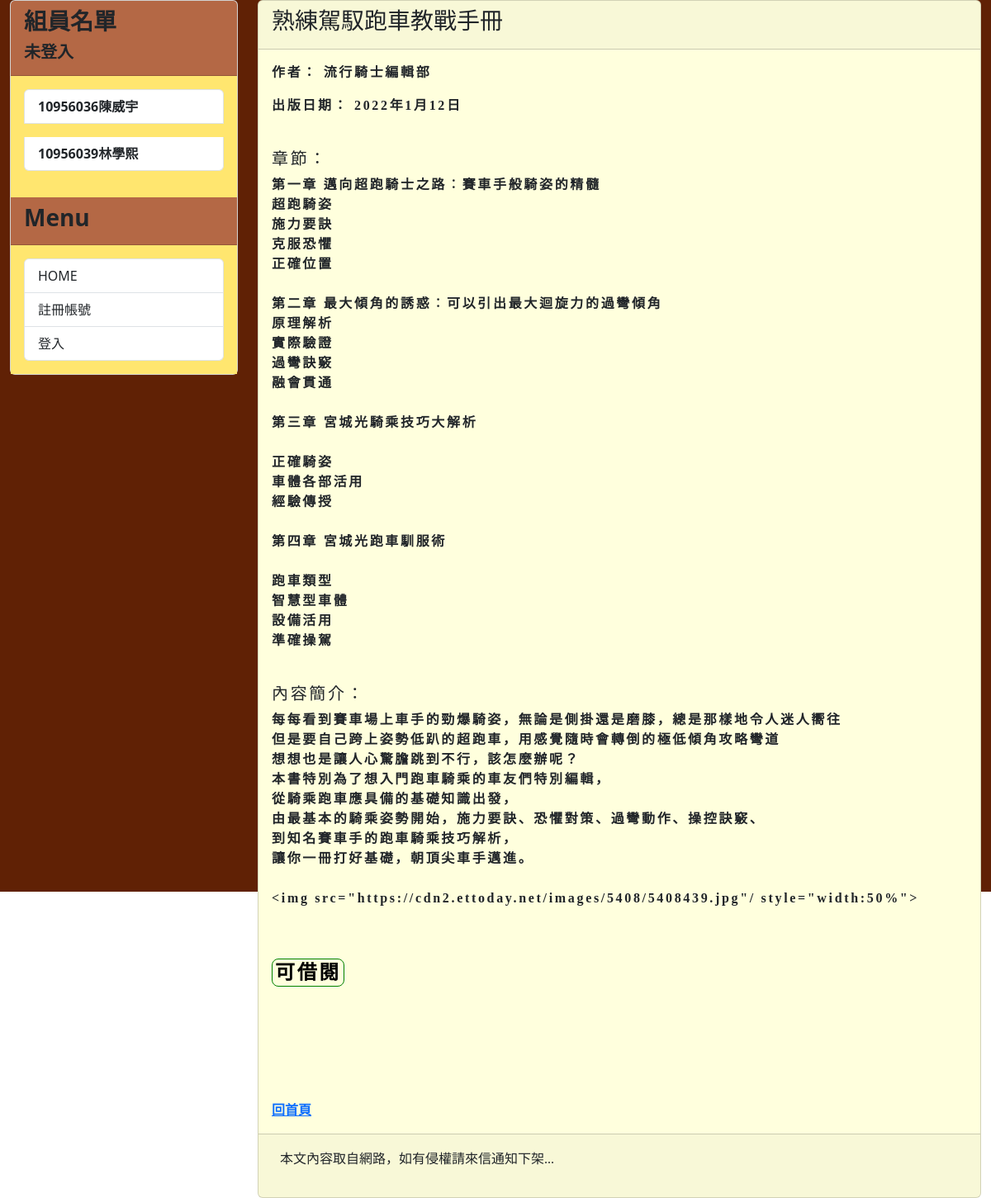
Screenshot of /book/SportsCar with the database file from the repository.
### mysite/models.py (models this page shows, shortened)
class Book(models.Model):
    image = models.CharField(max_length=500)
    title = models.CharField(max_length=200)
    slug = models.CharField(max_length=200)
    chap = models.CharField(max_length=2000)
    author = models.CharField(max_length=100)
    body = models.TextField(null=False, blank=True)
    pub_date = models.DateField()
    status = models.BooleanField(("外借中"), default=False)
    @property
    def formatted_status(self):
        if self.status:
            return '<span style="color: black; border: 1px solid green;padding: 3px; border-radius: 8px;">可借閱</span>'
        else:
            return '<span style="color: black; border: 1px solid red; padding: 3px; border-radius: 8px;">外借中</span>'
    formatted_status.fget.short_description = "外借狀態"
    class Meta:
        ordering = ('-pub_date', )

### mysite/views.py (the view)
# urls.py: path('book/<slug:slug>', mv.showpost, name="showpost"),
def showpost(request,slug):
    post = Book.objects.get(slug=slug)
    return render(request, 'post.html', {'post': post, 'book': post})

### mysite/templatetags/markdown_extras.py (called while the page is built)
@register.filter
def convert_markdown(text):
    return markdown.markdown(text)

### mysite/templates/post.html (shortened to what this page needs)
{% extends 'base.html' %}
{% load markdown_extras %}
{% block headmessage %}
    <h3 style='font-family: 微軟正黑體;'>{{ post.title }}</h3>
{% endblock %}
{% block content %}
    <div style='font-family: 微軟正黑體; letter-spacing: 2pt;'>
        <p>作者： {{ post.author }}</p>
        <p>出版日期： {{ post.pub_date }}</p><br>
        <h5>章節：</h5>
        <div>{{ post.chap | convert_markdown | safe }}</div><br>
        <h5>內容簡介：</h5>
        <div>{{ post.body | convert_markdown | safe }}</div><br>
        <p style="font-family: 微軟正黑體; font-size: 18pt; font-weight: bold; color: #FFF4C1; margin-top: 20px;">
            {{post.formatted_status|safe}}
        </p>
    </div>
    <br><br><br><br><br>
    <a style='font-family: 微軟正黑體; text-align: right;' href='{% url "homepage" %}'>回首頁</a>
{% endblock %}

### rows the page displays
Book: title "熟練駕馭跑車教戰手冊", author "流行騎士編輯部", pub_date "2022年1月12日", chap|convert_markdown "第一章 邁向超跑騎士之路︰賽車手般騎姿的精髓 超跑騎姿 施力要訣 克服恐懼 正確位置 第二章 最大傾角的誘惑︰可以引出最大迴旋力的過彎傾角 原理解析 實際驗證 過彎訣竅 融會貫通 第三章 宮城光騎乘技巧大解析 正確騎姿 車體各部活用 經驗傳授 第四章 宮城光跑車馴服術 跑車類型 智慧型車體 設備活用 準確操駕", body|convert_markdown "每每看到賽車場上車手的勁爆騎姿，無論是側掛還是磨膝，總是那樣地令人迷人嚮往 但是要自己跨上姿勢低趴的超跑車，用感覺隨時會轉倒的極低傾角攻略彎道 想想也是讓人心驚膽跳到不行，該怎麼辦呢？ 本書特別為了想入門跑車騎乘的車友們特別編輯， 從騎乘跑車應具備的基礎知識出發， 由最基本的騎乘姿勢開始，施力要訣、恐懼對策、過彎動作、操控訣竅、 到知名賽車手的跑車騎乘技巧解析， 讓你一冊打好基礎，朝頂尖車手邁進。 <img src=\"https://cdn2.ettoday.net/images/5408/5408439.jpg\"/ style=\"width:50%\">", formatted_status "可借閱"
